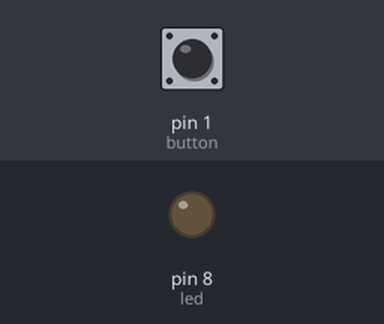
The sketch below on a simulated Arduino Uno, built with avr-gcc and run on an emulated ATmega328P. On the bench: output pins drawn as LEDs (lit = HIGH). Inputs (shaded band) come from the test bench; at power-on: pin 1 (button) HIGH.

Above: at 1.2 s.
1.3 s: pin 1 (button) pulled LOW for 3.2 s
At 5.0 s:
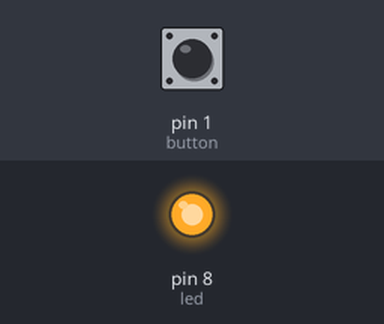
6.0 s: pin 1 (button) pulled LOW for 0.15 s
At 6.3 s:
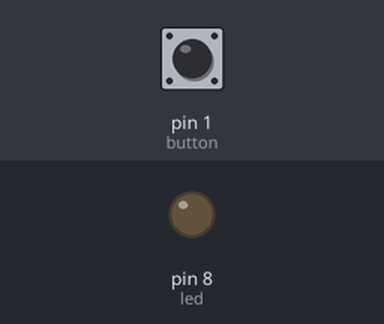
Timing chart, 0 to 9.0 s (numbered marks = the images above; inputs shaded):
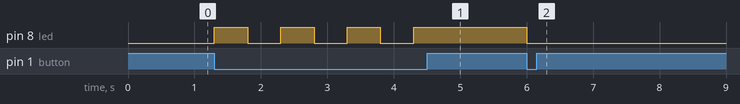

Measured:
- after the input at 1.3 s, pin 8 (led): alternates HIGH for 0.50 s and LOW for 0.50 s, 7 changes in all, then stays HIGH, starting at once
- after the input at 6.0 s, pin 8 (led): HIGH → LOW at once

The sketch:

2.5.1-Botton_Controlled2.ino
```cpp
int led = 8;
boolean ledstate = false;
int button = 1;

void setup()
{
    pinMode(led,OUTPUT);
    pinMode(button,INPUT_PULLUP);
}

void loop()
{
   while(digitalRead(button)==HIGH){}
        if(ledstate==true)
        {
            digitalWrite(led,0);
            ledstate=!ledstate;
        }
        else
        {
            digitalWrite(led,1);
            ledstate=!ledstate;
        }

    delay(500);
}
```
